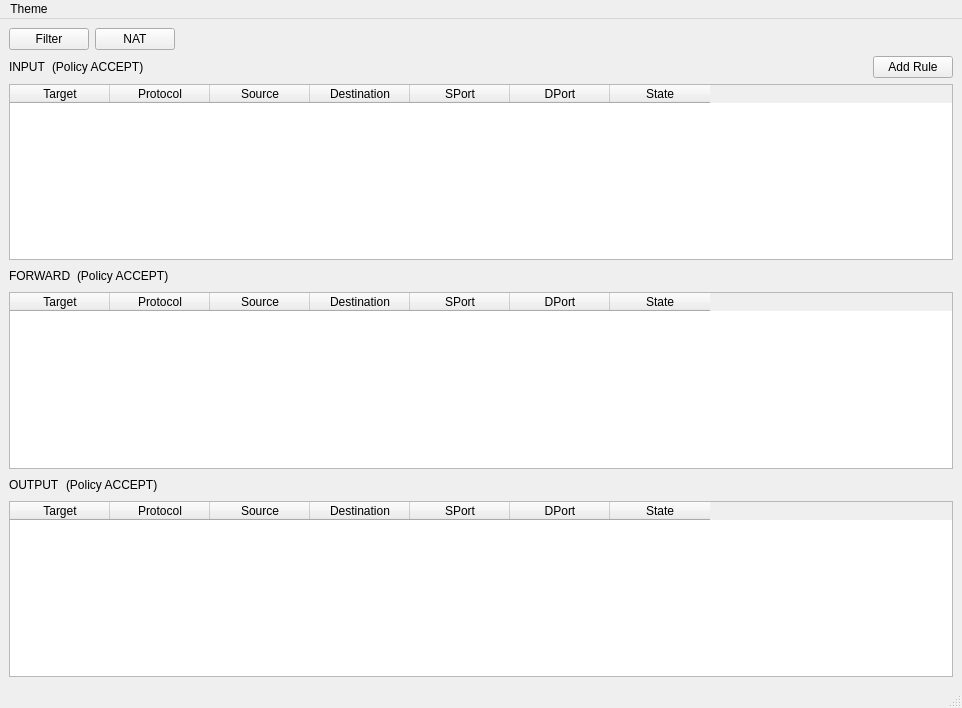
<?xml version="1.0" encoding="UTF-8"?>
<ui version="4.0">
 <class>MainWindow</class>
 <widget class="QMainWindow" name="MainWindow">
  <property name="geometry">
   <rect>
    <x>0</x>
    <y>0</y>
    <width>962</width>
    <height>708</height>
   </rect>
  </property>
  <property name="sizePolicy">
   <sizepolicy hsizetype="Expanding" vsizetype="Preferred">
    <horstretch>0</horstretch>
    <verstretch>0</verstretch>
   </sizepolicy>
  </property>
  <property name="windowTitle">
   <string>Fortify</string>
  </property>
  <property name="autoFillBackground">
   <bool>false</bool>
  </property>
  <widget class="QWidget" name="centralwidget">
   <layout class="QVBoxLayout" name="verticalLayout_16">
    <item>
     <layout class="QHBoxLayout" name="tableBtnLayout">
      <item>
       <widget class="QPushButton" name="filterBtn">
        <property name="text">
         <string>Filter</string>
        </property>
       </widget>
      </item>
      <item>
       <widget class="QPushButton" name="natBtn">
        <property name="text">
         <string>NAT</string>
        </property>
       </widget>
      </item>
      <item>
       <spacer name="horizontalSpacer_15">
        <property name="orientation">
         <enum>Qt::Horizontal</enum>
        </property>
        <property name="sizeHint" stdset="0">
         <size>
          <width>40</width>
          <height>20</height>
         </size>
        </property>
       </spacer>
      </item>
     </layout>
    </item>
    <item>
     <layout class="QVBoxLayout" name="tablesLayout">
      <property name="sizeConstraint">
       <enum>QLayout::SetMinimumSize</enum>
      </property>
      <item>
       <layout class="QVBoxLayout" name="inputLayout">
        <item>
         <layout class="QHBoxLayout" name="inputLblLayout">
          <item>
           <widget class="QLabel" name="inputLbl">
            <property name="text">
             <string>INPUT</string>
            </property>
           </widget>
          </item>
          <item>
           <widget class="QLabel" name="inputPolicyLbl">
            <property name="text">
             <string>(Policy ACCEPT)</string>
            </property>
           </widget>
          </item>
          <item>
           <spacer name="horizontalSpacer">
            <property name="orientation">
             <enum>Qt::Horizontal</enum>
            </property>
            <property name="sizeHint" stdset="0">
             <size>
              <width>40</width>
              <height>20</height>
             </size>
            </property>
           </spacer>
          </item>
          <item>
           <widget class="QPushButton" name="addRuleBtn">
            <property name="text">
             <string>Add Rule</string>
            </property>
           </widget>
          </item>
         </layout>
        </item>
        <item>
         <widget class="QTableWidget" name="inputTable">
          <property name="editTriggers">
           <set>QAbstractItemView::NoEditTriggers</set>
          </property>
          <attribute name="horizontalHeaderShowSortIndicator" stdset="0">
           <bool>false</bool>
          </attribute>
          <attribute name="horizontalHeaderStretchLastSection">
           <bool>false</bool>
          </attribute>
          <column>
           <property name="text">
            <string>Target</string>
           </property>
          </column>
          <column>
           <property name="text">
            <string>Protocol</string>
           </property>
          </column>
          <column>
           <property name="text">
            <string>Source</string>
           </property>
          </column>
          <column>
           <property name="text">
            <string>Destination</string>
           </property>
          </column>
          <column>
           <property name="text">
            <string>SPort</string>
           </property>
          </column>
          <column>
           <property name="text">
            <string>DPort</string>
           </property>
          </column>
          <column>
           <property name="text">
            <string>State</string>
           </property>
          </column>
         </widget>
        </item>
       </layout>
      </item>
      <item>
       <layout class="QVBoxLayout" name="forwardLayout">
        <item>
         <layout class="QHBoxLayout" name="forwardLblLayout">
          <item>
           <widget class="QLabel" name="forwardLbl">
            <property name="text">
             <string>FORWARD</string>
            </property>
           </widget>
          </item>
          <item>
           <widget class="QLabel" name="forwardPolicyLbl">
            <property name="text">
             <string>(Policy ACCEPT)</string>
            </property>
           </widget>
          </item>
          <item>
           <spacer name="horizontalSpacer_13">
            <property name="orientation">
             <enum>Qt::Horizontal</enum>
            </property>
            <property name="sizeHint" stdset="0">
             <size>
              <width>40</width>
              <height>20</height>
             </size>
            </property>
           </spacer>
          </item>
         </layout>
        </item>
        <item>
         <widget class="QTableWidget" name="forwardTable">
          <property name="editTriggers">
           <set>QAbstractItemView::NoEditTriggers</set>
          </property>
          <column>
           <property name="text">
            <string>Target</string>
           </property>
          </column>
          <column>
           <property name="text">
            <string>Protocol</string>
           </property>
          </column>
          <column>
           <property name="text">
            <string>Source</string>
           </property>
          </column>
          <column>
           <property name="text">
            <string>Destination</string>
           </property>
          </column>
          <column>
           <property name="text">
            <string>SPort</string>
           </property>
          </column>
          <column>
           <property name="text">
            <string>DPort</string>
           </property>
          </column>
          <column>
           <property name="text">
            <string>State</string>
           </property>
          </column>
         </widget>
        </item>
       </layout>
      </item>
      <item>
       <layout class="QVBoxLayout" name="outputLayout">
        <item>
         <layout class="QHBoxLayout" name="outputLblLayout">
          <item>
           <widget class="QLabel" name="outputLbl">
            <property name="text">
             <string>OUTPUT</string>
            </property>
           </widget>
          </item>
          <item>
           <widget class="QLabel" name="outputPolicyLbl">
            <property name="text">
             <string>(Policy ACCEPT)</string>
            </property>
           </widget>
          </item>
          <item>
           <spacer name="horizontalSpacer_14">
            <property name="orientation">
             <enum>Qt::Horizontal</enum>
            </property>
            <property name="sizeHint" stdset="0">
             <size>
              <width>40</width>
              <height>20</height>
             </size>
            </property>
           </spacer>
          </item>
         </layout>
        </item>
        <item>
         <widget class="QTableWidget" name="outputTable">
          <property name="editTriggers">
           <set>QAbstractItemView::NoEditTriggers</set>
          </property>
          <column>
           <property name="text">
            <string>Target</string>
           </property>
          </column>
          <column>
           <property name="text">
            <string>Protocol</string>
           </property>
          </column>
          <column>
           <property name="text">
            <string>Source</string>
           </property>
          </column>
          <column>
           <property name="text">
            <string>Destination</string>
           </property>
          </column>
          <column>
           <property name="text">
            <string>SPort</string>
           </property>
          </column>
          <column>
           <property name="text">
            <string>DPort</string>
           </property>
          </column>
          <column>
           <property name="text">
            <string>State</string>
           </property>
          </column>
         </widget>
        </item>
       </layout>
      </item>
     </layout>
    </item>
   </layout>
  </widget>
  <widget class="QMenuBar" name="menubar">
   <property name="geometry">
    <rect>
     <x>0</x>
     <y>0</y>
     <width>962</width>
     <height>29</height>
    </rect>
   </property>
   <widget class="QMenu" name="menuTheme">
    <property name="title">
     <string>Theme</string>
    </property>
    <addaction name="separator"/>
    <addaction name="actionLight_Mode"/>
    <addaction name="actionDark_Mode"/>
    <addaction name="separator"/>
    <addaction name="separator"/>
   </widget>
   <addaction name="menuTheme"/>
  </widget>
  <widget class="QStatusBar" name="statusbar"/>
  <action name="actionLight_Mode">
   <property name="text">
    <string>Light Mode</string>
   </property>
  </action>
  <action name="actionDark_Mode">
   <property name="text">
    <string>Dark Mode</string>
   </property>
  </action>
 </widget>
 <resources/>
 <connections/>
</ui>
